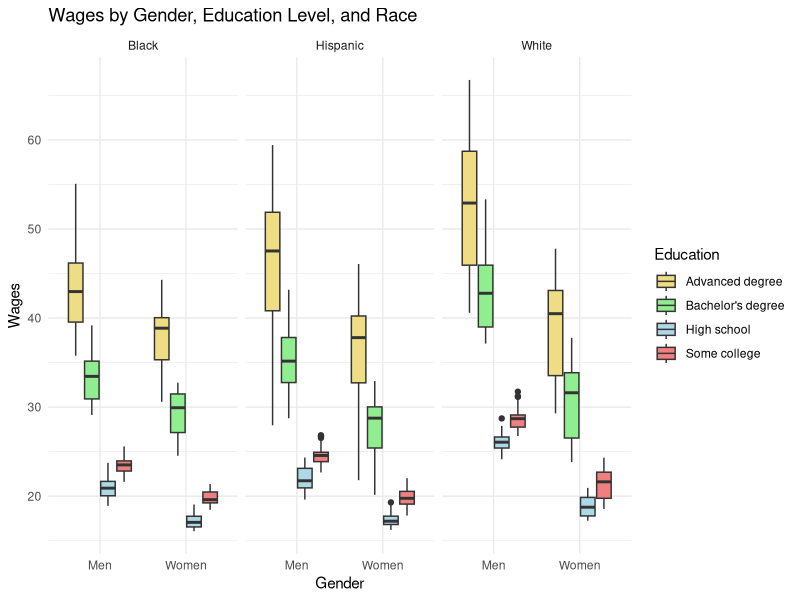

The R source for this figure:
## ---- chunk 1
library(dplyr)
library(readr)
library(tidyr)
library(tidyverse)

wage_data <- read_csv("data/epi_library_wages_by_education_race_sex.csv")  #Uploading dataset.

head(wage_data)

summary(wage_data)

selected_data <- wage_data %>%
  select(Date, 
         `White Men High school`, `Black Men High school`, `Hispanic Men High school`,
         `White Women High school`, `Black Women High school`, `Hispanic Women High school`,
         `White Men Some college`, `Black Men Some college`, `Hispanic Men Some college`,
         `White Women Some college`, `Black Women Some college`, `Hispanic Women Some college`,
         `White Men Bachelor's degree`, `Black Men Bachelor's degree`, `Hispanic Men Bachelor's degree`,
         `White Women Bachelor's degree`, `Black Women Bachelor's degree`, `Hispanic Women Bachelor's degree`,
         `White Men Advanced degree`, `Black Men Advanced degree`, `Hispanic Men Advanced degree`,
         `White Women Advanced degree`, `Black Women Advanced degree`, `Hispanic Women Advanced degree`) %>%
  gather(key = "Category", value = "Wages", -Date) %>%
  separate(Category, into = c("Race", "Sex", "Education"), sep = " ", extra = "merge") %>%
  mutate(Wages = as.numeric(gsub("[^0-9.]", "", Wages)),
         Education = case_when(
           grepl("High school", Education) ~ "High school",
           grepl("Some college", Education) ~ "Some college",
           grepl("Bachelor's degree", Education) ~ "Bachelor's degree",
           grepl("Advanced degree", Education) ~ "Advanced degree"
         ))
summary(selected_data)   #I fixed the problems with data and filtered it.
## ---- chunk 2
library(ggplot2)

ggplot(selected_data, aes(x = Sex, y = Wages, fill = Education)) +      #It is boxplot of my data.
  geom_boxplot() +
  facet_wrap(~ Race) +
  theme_minimal() +
  labs(title = "Wages by Gender, Education Level, and Race",
       x = "Gender",
       y = "Wages") +
  scale_fill_manual(values = c("High school" = "lightblue", 
                               "Some college" = "lightcoral", 
                               "Bachelor's degree" = "lightgreen",
                               "Advanced degree" = "lightgoldenrod"))
## ---- chunk 3
model <- lm(Wages ~ Sex + Education + Race, data = selected_data)
summary(model)
